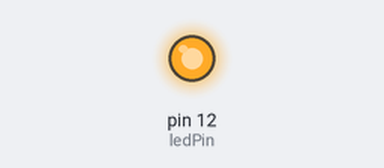
This sketch was run on a simulated Arduino Uno, built with avr-gcc and run on an emulated ATmega328P. On the bench: output pins drawn as LEDs (lit = HIGH).

Above: at 1.0 s.
At 3.0 s:
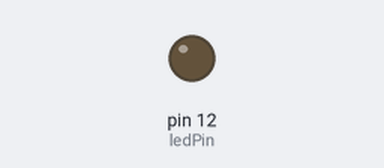
Timing chart, 0 to 5.2 s (numbered marks = the images above):
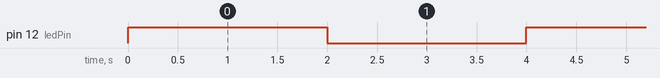

The sketch:

led_blink.ino
```cpp
int ledPin = 12;
int delayTime = 2000;

void setup() {
  pinMode(ledPin,OUTPUT);
}

void loop() {
  digitalWrite(ledPin, HIGH);
  delay(delayTime);
  digitalWrite(ledPin, LOW);
  delay(delayTime);
}
```

Measured:
- by itself, pin 12 (ledPin): alternates HIGH for 2.0 s and LOW for 2.0 s
